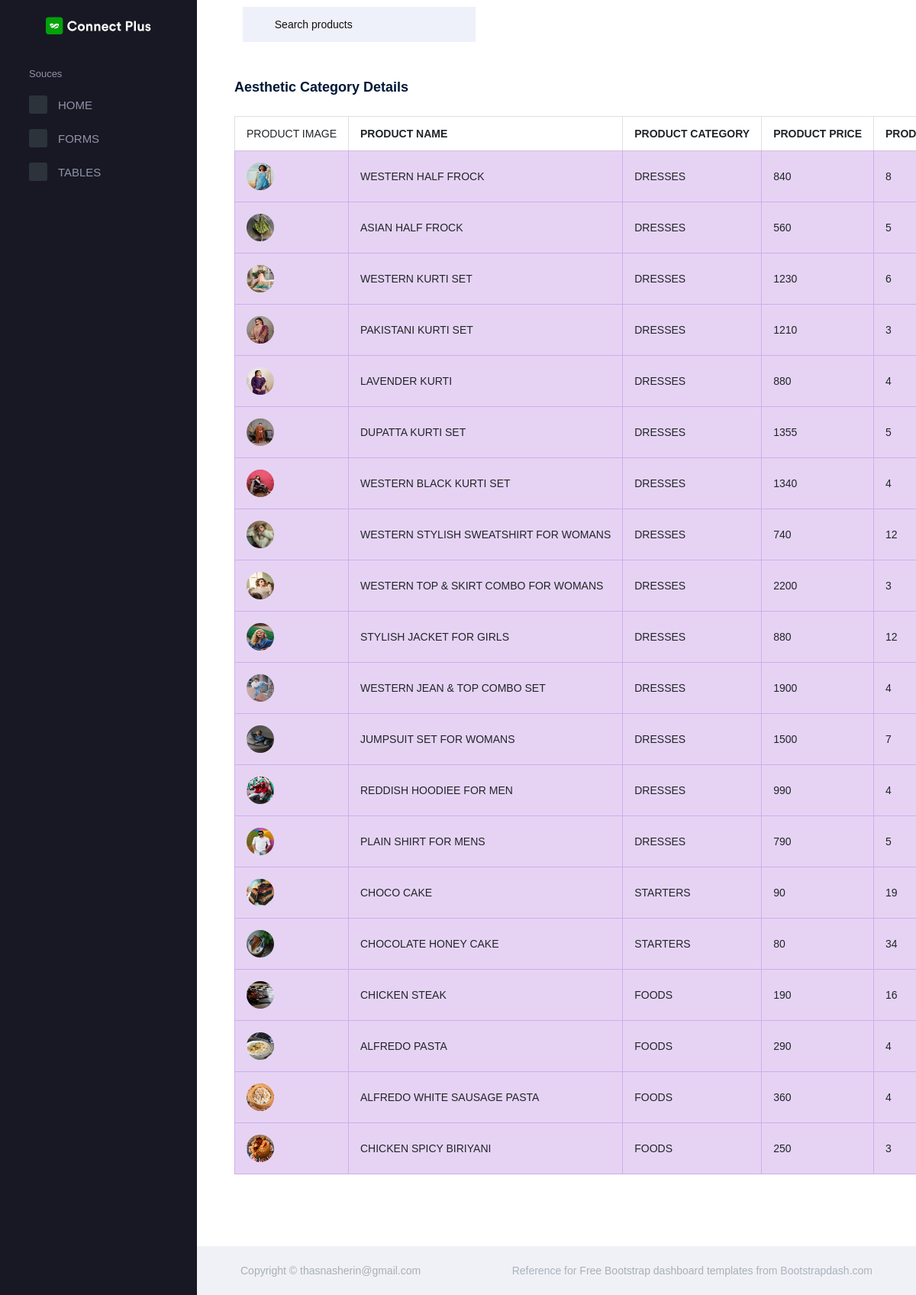
The page /view_aesthetic_products on the database as committed earlier.
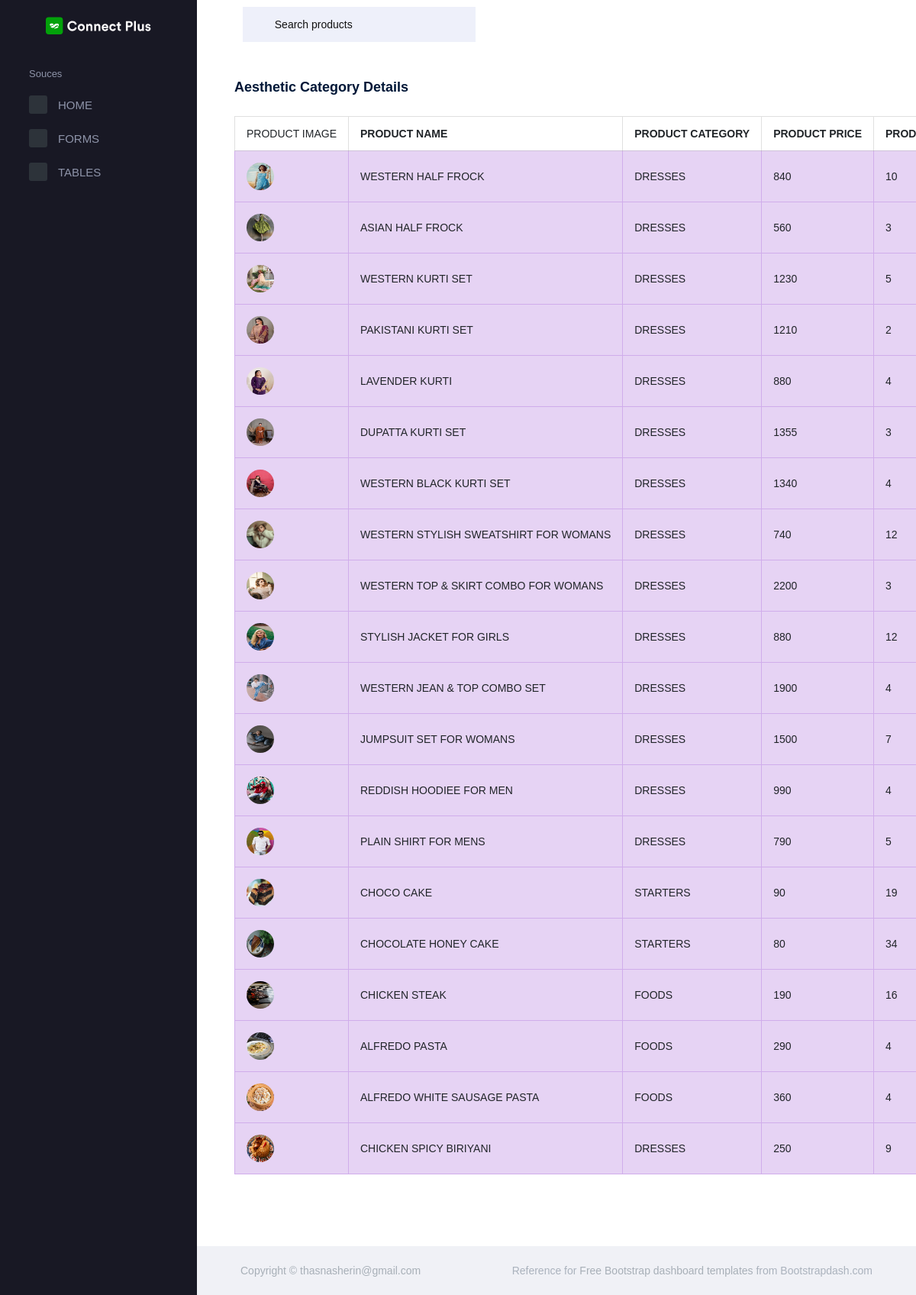
The same page on the database as committed later.
### Adminapp/models.py (models this page shows)
class Product(models.Model):
    pname=models.CharField(max_length=20)
    pcat=models.CharField(max_length=100)
    pprice=models.IntegerField()
    pstock=models.IntegerField()
    pimage=models.ImageField(upload_to='pimages')
    status=models.IntegerField(default=0)

### Adminapp/views.py (the view)
# urls.py: path('view_aesthetic_products',views.view_aesthetic_products,name='view_aesthetic_products'),
def view_aesthetic_products(request):
    pro=Product.objects.all()
    return render(request,'view_aesthetic_products.html',{'pro':pro})

### Adminapp/templates/view_aesthetic_products.html (shortened to what this page needs)
{% extends 'adminindex.html' %}
{% block content %}
<div style="margin-right: 40px;" class="col-lg-6 stretch-card">
    <div class="card">
      <div class="card-body">
        <h4 class="card-title">Aesthetic Category Details</h4>
        <table style="margin-right: 20px;" class="table table-bordered">
          <thead>
            <tr>
              <b><th> PRODUCT IMAGE </th></b>
              <th><b> PRODUCT NAME </b></th>
              <th><b> PRODUCT CATEGORY</b> </th>
              <th><b> PRODUCT PRICE </b></th>
              <th><b> PRODUCT STOCK</b>  </th>
            </tr>
          </thead>
          <tbody>
            {% for i in pro %}
            <tr class="table-info">
              <td><img src="{{i.pimage.url}}" alt="">  </td>
              <td> {{i.pname}} </td>
              <td> {{i.pcat}} </td>
              <td> {{i.pprice}} </td>
              {% if i.pstock == 0 %}
              <td style="color: red;"> Out of Stock &nbsp;&nbsp; <a href="{% url 'edit_products' id=i.id %}"><label class="badge badge-success">ADD</label></a></td>
              {% else %}
              <td> {{i.pstock}} </td>
              {% endif %}
            </tr>
            {% endfor %}
          </tbody>
        </table>
      </div>
    </div>
  </div>
{% endblock %}

### Adminapp/templates/adminindex.html (shortened to what this page needs)
{% load static %}
<!DOCTYPE html>
<html lang="en">
  <head>
    <link rel="stylesheet" href="{% static 'assets/vendors/mdi/css/materialdesignicons.min.css' %}">
    <link rel="stylesheet" href="{% static 'assets/vendors/flag-icon-css/css/flag-icon.min.css' %}">
    <link rel="stylesheet" href="{% static 'assets/vendors/css/vendor.bundle.base.css' %}">
    <link rel="stylesheet" href="{% static 'assets/vendors/font-awesome/css/font-awesome.min.css' %}" />
    <link rel="stylesheet" href="{% static 'assets/vendors/bootstrap-datepicker/bootstrap-datepicker.min.css' %}">
    <link rel="stylesheet" href="{% static 'assets/css/style.css' %}">
  </head>
  <body>
    <div class="container-scroller">
      <nav class="navbar default-layout-navbar col-lg-12 col-12 p-0 fixed-top d-flex flex-row">
        <div class="text-center navbar-brand-wrapper d-flex align-items-center justify-content-center">
          <a class="navbar-brand brand-logo" href="{% url 'adminindex' %}"><img src="{% static 'assets/images/logo.svg' %}" alt="logo" /></a><br><br>
        </div>
        <div class="navbar-menu-wrapper d-flex align-items-stretch">
          <button class="navbar-toggler navbar-toggler align-self-center" type="button" data-toggle="minimize">
            <span class="mdi mdi-menu"></span>
          </button>
          <div class="search-field d-none d-xl-block">
            <form class="d-flex align-items-center h-100" action="#">
              <div class="input-group">
                <div class="input-group-prepend bg-transparent">
                  <i class="input-group-text border-0 mdi mdi-magnify"></i>
                </div>
                <input type="text" class="form-control bg-transparent border-0" placeholder="Search products">
              </div>
            </form>
          </div>
        </div>
      </nav>
      <div class="container-fluid page-body-wrapper">
        <nav class="sidebar sidebar-offcanvas" id="sidebar">
          <ul class="nav">
            <li class="nav-item nav-category">Souces</li>
            <li class="nav-item">
              <a class="nav-link" href="{% url 'adminindex' %}">
                <span class="icon-bg"><i class="mdi mdi-cube menu-icon"></i></span>
                <span class="menu-title">HOME</span>
              </a>
            </li>
            <li class="nav-item">
              <a class="nav-link" data-toggle="collapse" href="#ui-basic" aria-expanded="false" aria-controls="ui-basic">
                <span class="icon-bg"><i class="mdi mdi-format-list-bulleted menu-icon"></i></i></span>
                <span class="menu-title">FORMS</span>
                <i class="menu-arrow"></i>
              </a>
            </li>
            <li class="nav-item">
              <a class="nav-link" data-toggle="collapse" href="#ui-basic" aria-expanded="false" aria-controls="ui-basic">
                <span class="icon-bg"><i class="mdi mdi-table-large menu-icon"></i></i></span>
                <span class="menu-title">TABLES</span>
                <i class="menu-arrow"></i>
              </a>
            </li>
          </ul>
        </nav>
        <div class="main-panel">
          {% block content %}{% endblock %}
          <br><br><br>
          <footer class="footer">
            <div class="footer-inner-wraper">
              <div class="d-sm-flex justify-content-center justify-content-sm-between">
                <span class="text-muted d-block text-center text-sm-left d-sm-inline-block">Copyright © <a href="mailto:thasnasherin@gmail.com">thasnasherin@gmail.com</a></span>
                <span class="float-none float-sm-right d-block mt-1 mt-sm-0 text-center"> Reference for <a href="https://www.bootstrapdash.com/" target="_blank">Free Bootstrap dashboard templates</a> from Bootstrapdash.com</span>
              </div>
            </div>
          </footer>
        </div>
      </div>
    </div>
  </body>
</html>

Rows that differ between the two databases and show on the page:
changed Product "WESTERN HALF FROCK": pstock "8" → "10"
changed Product "ASIAN HALF FROCK": pstock "5" → "3"
changed Product "WESTERN KURTI SET": pstock "6" → "5"
changed Product "PAKISTANI KURTI SET": pstock "3" → "2"
changed Product "DUPATTA KURTI SET": pstock "5" → "3"
changed Product "CHICKEN SPICY BIRIYANI": pcat "FOODS" → "DRESSES"; pstock "3" → "9"
